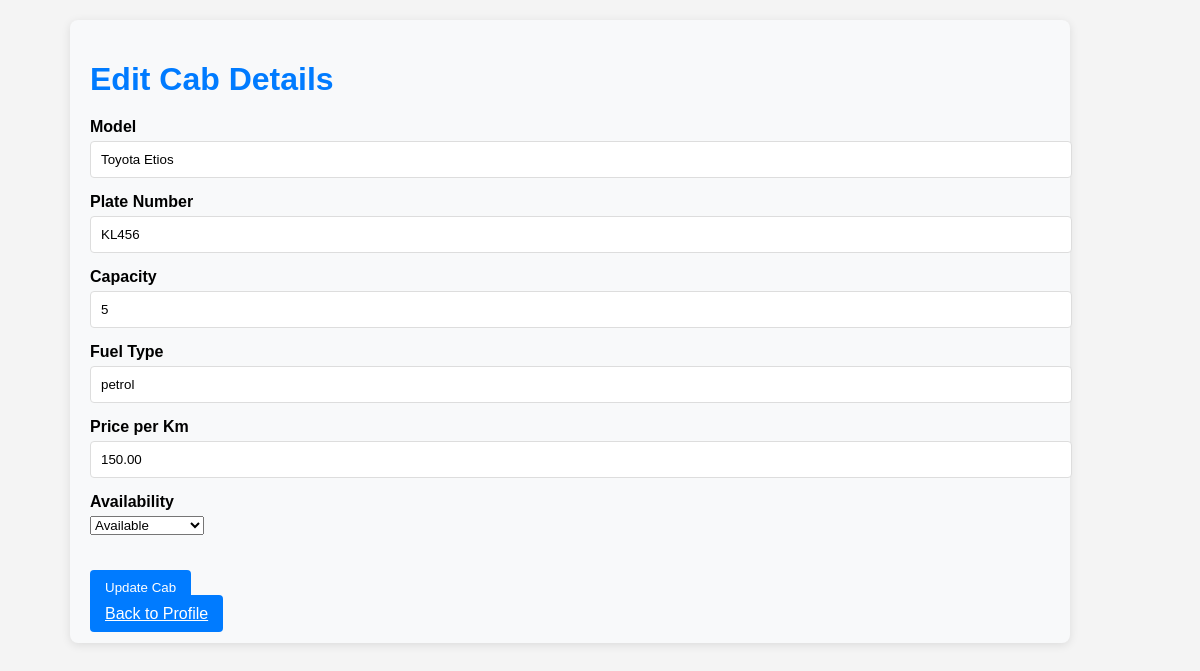
/driver/edit_cab.php?id=2 (signed in), run on the app's committed database.
### tables this page shows
CREATE TABLE `cabs` (
  `id` int NOT NULL,
  `driver_id` int NOT NULL,
  `model` varchar(255) NOT NULL,
  `plate_number` varchar(20) NOT NULL,
  `capacity` int NOT NULL,
  `fuel_type` varchar(20) DEFAULT NULL,
  `price_per_km` decimal(10,2) NOT NULL,
  `created_at` timestamp NULL DEFAULT CURRENT_TIMESTAMP,
  `availability` enum('Available','On Duty','On Leave','Vehicle Under Maintenance') DEFAULT 'Available'
);

### driver/edit_cab.php (the view, shortened to what this page needs)
<?php
include '../db.php';
$driver_id = $_SESSION['id'];
$cab_id = $_GET['id'];
$cabQuery = "SELECT id, model, plate_number, capacity, fuel_type, price_per_km, availability FROM cabs WHERE id = ? AND driver_id = ?";
$cabStmt = $conn->prepare($cabQuery);
$cabStmt->bind_param("ii", $cab_id, $driver_id);
$cabStmt->execute();
$cabResult = $cabStmt->get_result();
$cab = $cabResult->fetch_assoc();
?>
<!DOCTYPE html>
<html lang="en">
<head>
    <link rel="stylesheet" href="../styles.css">
</head>
<body>
<div class="container">
    <h1>Edit Cab Details</h1>
    <form method="POST" action="">
        <div class="form-group">
            <label for="model">Model</label>
            <input type="text" id="model" name="model" value="<?php echo htmlspecialchars($cab['model']); ?>" required>
        </div>
        <div class="form-group">
            <label for="plate_number">Plate Number</label>
            <input type="text" id="plate_number" name="plate_number" value="<?php echo htmlspecialchars($cab['plate_number']); ?>" required>
        </div>
        <div class="form-group">
            <label for="capacity">Capacity</label>
            <input type="number" id="capacity" name="capacity" value="<?php echo htmlspecialchars($cab['capacity']); ?>" required>
        </div>
        <div class="form-group">
            <label for="fuel_type">Fuel Type</label>
            <input type="text" id="fuel_type" name="fuel_type" value="<?php echo htmlspecialchars($cab['fuel_type']); ?>" required>
        </div>
        <div class="form-group">
            <label for="price_per_km">Price per Km</label>
            <input type="number" id="price_per_km" name="price_per_km" value="<?php echo htmlspecialchars($cab['price_per_km']); ?>" required>
        </div>
        <div class="form-group">
    <label for="availability">Availability</label>
    <select id="availability" name="availability" required>
        <option value="available" <?php echo $cab['availability'] === 'available' ? 'selected' : ''; ?>>Available</option>
    </select>
</div>
        <button type="submit" name="update_cab" class="backbtn">Update Cab</button>
    </form>
    <a href="manage_profile.php" class="btn">Back to Profile</a>
</div>
</body>
</html>

### styles.css (style rules this page uses)
body { font-family: Arial, sans-serif; background-color: #f4f4f4; margin: 0; padding: 0; }

### driver/edit_cab.php (style rules this page uses)
.container { margin-left: 70px; padding: 20px; background-color: #f8f9fa; border-radius: 8px; box-shadow: 0 2px 10px rgba(0, 0, 0, 0.1); }
h1 { margin-bottom: 20px; color: #007BFF; }
.form-group { margin-bottom: 15px; }
label { display: block; margin-bottom: 5px; font-weight: bold; }
input[type="text"], input[type="email"], input[type="tel"], input[type="password"], input[type="number"] { width: 100%; padding: 10px; border: 1px solid #ddd; border-radius: 4px; transition: border 0.3s; }
.btn { margin-top:20px; background-color: #007BFF; color: white; border: none; padding: 10px 15px; cursor: pointer; border-radius: 4px; transition: background-color 0.3s; }
.backbtn { margin-top:20px; background-color: #007BFF; color: white; border: none; padding: 10px 15px; cursor: pointer; border-radius: 4px; transition: background-color 0.3s; }

### data on the page
cabs: model "Toyota Etios", plate_number "KL456", capacity "5", fuel_type "petrol", price_per_km "150.00"
